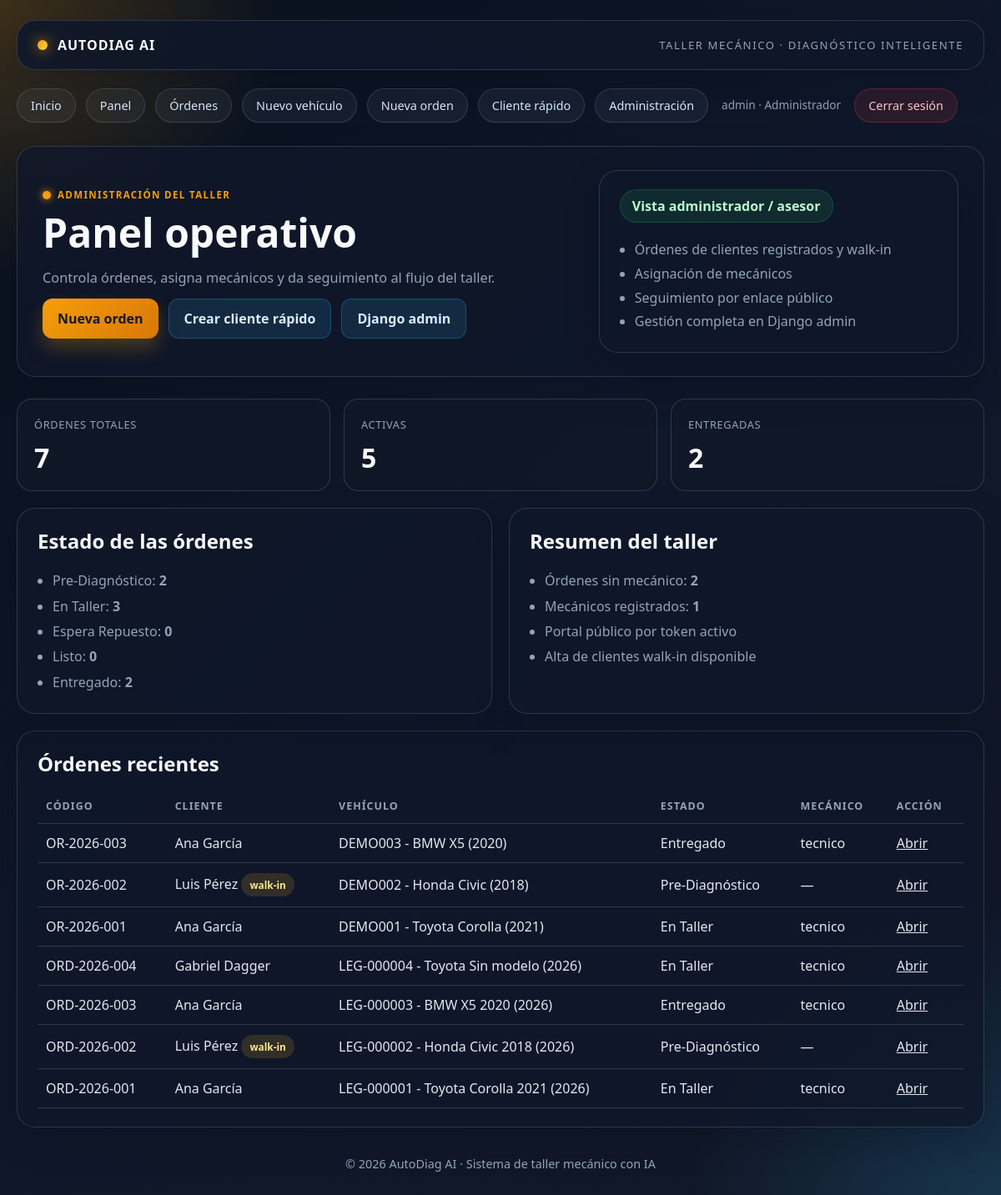
Before: /panel/admin/ (signed in) with the older database file.
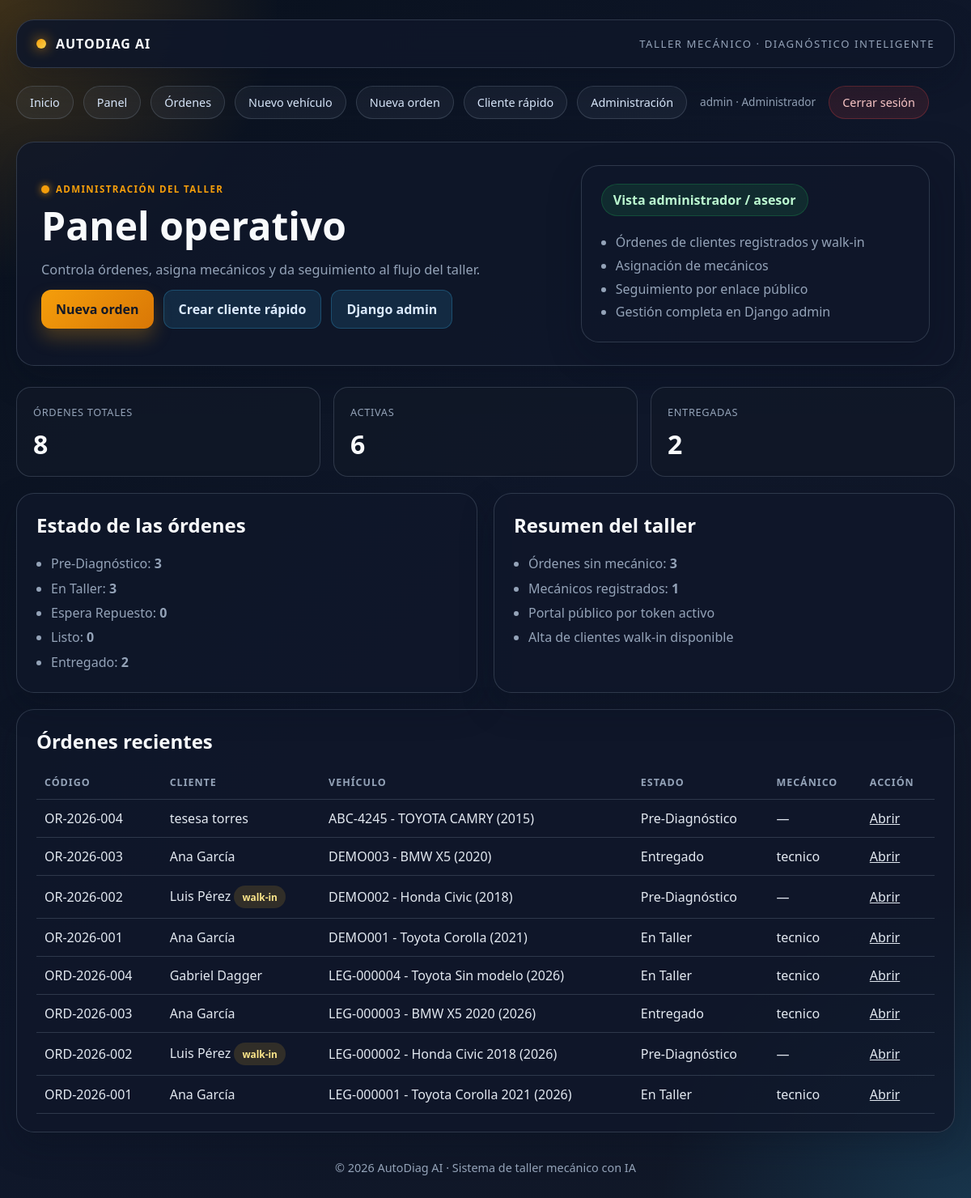
After: the same page with the newer database file.
### workshop/models.py (models this page shows, shortened)
class OrdenFalla(models.Model):
    ticket = models.CharField(
        'Ticket', max_length=20, unique=True, default='', editable=False
    )
    codigo_orden = models.CharField(
        'Código de Orden', max_length=20, unique=True, default='', editable=False
    )
    taller = models.ForeignKey(
        Taller, on_delete=models.PROTECT, related_name='ordenes', verbose_name='Taller'
    )
    vehiculo = models.ForeignKey(
        Vehiculo, on_delete=models.PROTECT, related_name='ordenes', verbose_name='Vehículo'
    )
    cliente = models.ForeignKey(
        User,
        on_delete=models.SET_NULL,
        null=True,
        blank=True,
        related_name='ordenes_como_cliente',
        verbose_name='Cliente',
    )
    nombre_cliente_walkin = models.CharField(
        'Nombre del cliente (sin cuenta)', max_length=150, blank=True
    )
    telefono_cliente_walkin = models.CharField(
        'Teléfono del cliente (sin cuenta)', max_length=30, blank=True
    )
    mecanico_asignado = models.ForeignKey(
        User,
        on_delete=models.SET_NULL,
        null=True,
        blank=True,
        related_name='ordenes_asignadas',
        verbose_name='Mecánico Asignado',
    )
    kilometraje_ingreso = models.PositiveIntegerField(
        'Kilometraje Ingreso', validators=[MinValueValidator(0)]
    )
    estado = models.CharField(
        'Estado', max_length=20, choices=ESTADO_CHOICES, default='PRE_DIAGNOSTICO'
    )
    etiquetas = models.ManyToManyField('Etiqueta', blank=True, verbose_name='Etiquetas')
    token_publico = models.UUIDField(
        'Token Público', unique=True, null=True, blank=True, editable=False
    )
    token_expira_en = models.DateTimeField(
        'Token Expira En', null=True, blank=True, editable=False
    )
    creado_en = models.DateTimeField('Creado En', auto_now_add=True)
    actualizado_en = models.DateTimeField('Actualizado En', auto_now=True)
    class Meta:
        verbose_name = 'Orden de Fallo'
        verbose_name_plural = 'Órdenes de Fallo'
        ordering = ['-creado_en']
    @property
    def cliente_efectivo(self):
        if self.cliente_id:
            return self.cliente.get_full_name() or self.cliente.get_username()
        return self.nombre_cliente_walkin or 'Cliente sin identificar'
    @property
    def es_walkin(self):
        return self.cliente_id is None

class Vehiculo(models.Model):
    placa = models.CharField('Placa', max_length=20, unique=True)
    marca = models.CharField('Marca', max_length=50)
    modelo = models.CharField('Modelo', max_length=50)
    anio = models.PositiveIntegerField('Año')
    motor = models.CharField('Motor', max_length=50, blank=True)
    color = models.CharField('Color', max_length=30, blank=True)
    cliente = models.ForeignKey(
        User,
        on_delete=models.SET_NULL,
        null=True,
        blank=True,
        related_name='vehiculos',
        verbose_name='Cliente',
    )
    creado_en = models.DateTimeField('Creado En', auto_now_add=True)
    class Meta:
        verbose_name = 'Vehículo'
        verbose_name_plural = 'Vehículos'
        ordering = ['placa']
    def __str__(self):
        return f'{self.placa} - {self.marca} {self.modelo} ({self.anio})'

### workshop/views.py (the view)
# urls.py: path('panel/admin/', workshop_views.dashboard_admin, name='dashboard_admin'),
@rol_requerido(PerfilUsuario.Rol.ADMIN, PerfilUsuario.Rol.ASESOR)
def dashboard_admin(request):
    ordenes = OrdenFalla.objects.select_related('cliente', 'mecanico_asignado')
    return render(request, 'dashboard/admin.html', {
        'title': 'Panel de administración',
        'total_ordenes': ordenes.count(),
        'ordenes_activas': ordenes.exclude(estado='ENTREGADO').count(),
        'ordenes_entregadas': ordenes.filter(estado='ENTREGADO').count(),
        'ordenes_sin_mecanico': ordenes.filter(mecanico_asignado__isnull=True).count(),
        'tecnicos': User.objects.filter(perfil__rol=PerfilUsuario.Rol.MECANICO).count(),
        'ordenes_recientes': ordenes[:8],
        'conteo_estados': [
            (dict(ESTADO_CHOICES)[codigo], ordenes.filter(estado=codigo).count())
            for codigo, _ in ESTADO_CHOICES
        ],
    })

### accounts/context_processors.py (called while the page is built)
def rol_context(request):
    if not request.user.is_authenticated:
        return {}
    perfil = obtener_perfil(request.user)
    return {
        'rol_actual': rol_de(request.user),
        'rol_display': perfil.get_rol_display() if perfil else '',
        'es_admin_operativo': es_admin_operativo(request.user),
        'es_tecnico_actual': es_tecnico(request.user),
        'es_cliente_actual': es_cliente(request.user),
    }

### accounts/permissions.py (called while the page is built)
def obtener_perfil(user):
    if not user or not user.is_authenticated:
        return None
    perfil, _ = PerfilUsuario.objects.get_or_create(
        user=user,
        defaults={'rol': PerfilUsuario.Rol.ADMIN if user.is_superuser else PerfilUsuario.Rol.CLIENTE},
    )
    return perfil

def rol_de(user):
    if not user or not user.is_authenticated:
        return None
    if user.is_superuser:
        return PerfilUsuario.Rol.ADMIN
    perfil = obtener_perfil(user)
    return perfil.rol if perfil else None

def es_admin_operativo(user):
    return user.is_authenticated and (
        user.is_superuser or rol_de(user) in ROLES_ADMIN_OPERATIVO
    )

def es_tecnico(user):
    return user.is_authenticated and rol_de(user) in ROLES_TECNICO

### templates/dashboard/admin.html (shortened to what this page needs)
{% extends 'base.html' %}
{% block content %}
<div class="hero">
    <div>
        <span class="eyebrow">Administración del taller</span>
        <h1>Panel operativo</h1>
        <p class="subtitle">Controla órdenes, asigna mecánicos y da seguimiento al flujo del taller.</p>
        <div class="button-row">
            <a class="btn primary" href="{% url 'orden_nueva' %}">Nueva orden</a>
            <a class="btn secondary" href="{% url 'cliente_rapido' %}">Crear cliente rápido</a>
            <a class="btn secondary" href="/admin/">Django admin</a>
        </div>
    </div>
    <div class="panel">
        <span class="badge">Vista administrador / asesor</span>
        <ul style="margin: 18px 0 0; padding-left: 18px; line-height: 1.8;">
            <li>Órdenes de clientes registrados y walk-in</li>
            <li>Asignación de mecánicos</li>
            <li>Seguimiento por enlace público</li>
            <li>Gestión completa en Django admin</li>
        </ul>
    </div>
</div>
<div class="metrics">
    <div class="metric"><span>órdenes totales</span><strong>{{ total_ordenes }}</strong></div>
    <div class="metric"><span>activas</span><strong>{{ ordenes_activas }}</strong></div>
    <div class="metric"><span>entregadas</span><strong>{{ ordenes_entregadas }}</strong></div>
</div>
<div class="grid">
    <div class="card">
        <h2>Estado de las órdenes</h2>
        <ul>
            {% for etiqueta, total in conteo_estados %}
                <li>{{ etiqueta }}: <strong>{{ total }}</strong></li>
            {% endfor %}
        </ul>
    </div>
    <div class="card">
        <h2>Resumen del taller</h2>
        <ul>
            <li>Órdenes sin mecánico: <strong>{{ ordenes_sin_mecanico }}</strong></li>
            <li>Mecánicos registrados: <strong>{{ tecnicos }}</strong></li>
            <li>Portal público por token activo</li>
            <li>Alta de clientes walk-in disponible</li>
        </ul>
    </div>
</div>
<div class="panel" style="margin-top: 20px;">
    <h2>Órdenes recientes</h2>
    {% if ordenes_recientes %}
        <table class="table">
            <thead>
                <tr>
                    <th>Código</th>
                    <th>Cliente</th>
                    <th>Vehículo</th>
                    <th>Estado</th>
                    <th>Mecánico</th>
                    <th>Acción</th>
                </tr>
            </thead>
            <tbody>
                {% for orden in ordenes_recientes %}
                    <tr>
                        <td>{{ orden.codigo_orden }}</td>
                        <td>{{ orden.cliente_efectivo }}{% if orden.es_walkin %} <span class="status warning">walk-in</span>{% endif %}</td>
                        <td>{{ orden.vehiculo }}</td>
                        <td>{{ orden.get_estado_display }}</td>
                        <td>{% if orden.mecanico_asignado %}{{ orden.mecanico_asignado.get_username }}{% else %}—{% endif %}</td>
                        <td><a href="{% url 'orden_detalle' orden.pk %}">Abrir</a></td>
                    </tr>
                {% endfor %}
            </tbody>
        </table>
    {% else %}
        <p class="empty">Todavía no hay órdenes registradas.</p>
    {% endif %}
</div>
{% endblock %}

Changed rows visible on the page:
added OrdenFalla: codigo_orden "OR-2026-004", cliente_efectivo "tesesa torres", vehiculo "ABC-4245 - TOYOTA CAMRY (2015)", estado "Pre-Diagnóstico"
Other visible differences:
{{ total_ordenes }}: "7" → "8"
{{ ordenes_activas }}: "5" → "6"
{{ ordenes_sin_mecanico }}: "2" → "3"
new list line: "Pre-Diagnóstico : 3"
list line gone: "Pre-Diagnóstico : 2"
